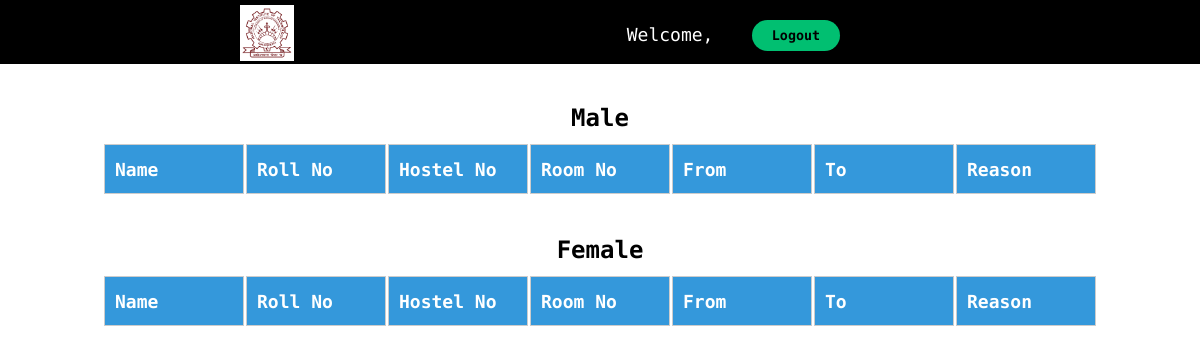
The page /admin/leaverequest.php on the database as committed earlier.
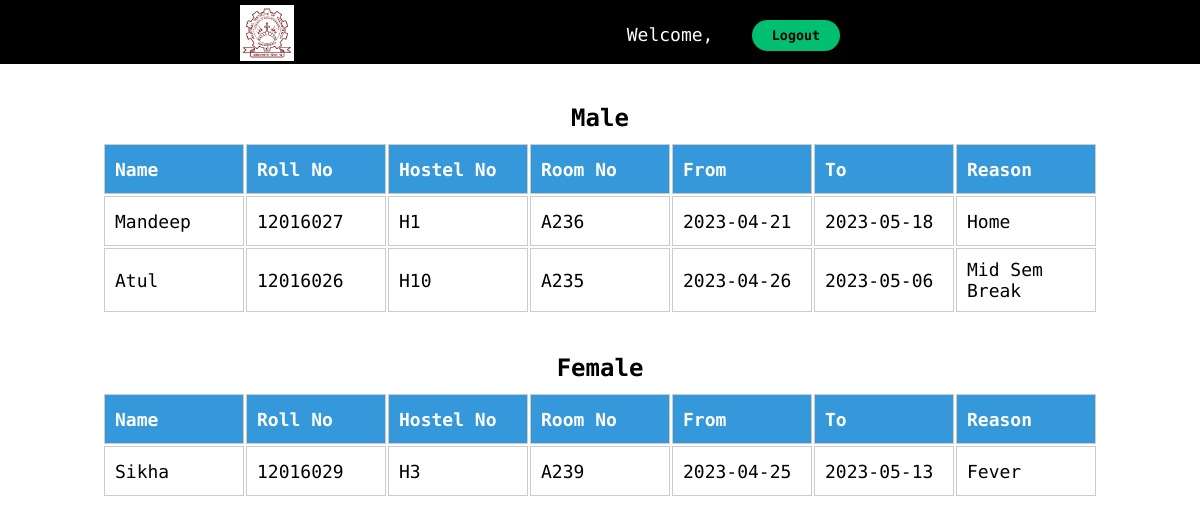
The same page on the database as committed later.
### tables this page shows
CREATE TABLE `leaverequest` (
  `student_id` int(11) NOT NULL,
  `student_name` varchar(255) NOT NULL,
  `student_roll` int(11) NOT NULL,
  `hostel_no` varchar(255) NOT NULL,
  `room_no` varchar(255) NOT NULL,
  `from_date` date NOT NULL,
  `to_date` date NOT NULL,
  `reason` text NOT NULL,
  `student_gender` varchar(255) NOT NULL
);

### admin/leaverequest.php (the view, shortened to what this page needs)
<?php
include '../partials/db_connect.php';
?>
<!DOCTYPE html>
<html lang="en">
<head>
    <link rel="stylesheet" href="../css/student.css">
    <link rel="stylesheet" href="../css/leaverequest.css">
</head>
<body>
    <div class="nav-content">
        <div class="wrapper">
            <div class="nav-align">
                <div class="nav-logo">
                    <a href=""><img src="../image/logo.png" alt="NIT kkr Logo" style="background-color:white;"></a>
                </div>
                <div class="nav-links">
                    <ul class="text-center">
                        <li style="color:white;">Welcome,</li>
                        <button class="btn-primary res-btn" style="margin-left:2vw; margin-top:2.5vh;"
                            onclick="change2()">Logout</button>
                    </ul>
                </div>
            </div>
        </div>
    </div>
    <h2 class="text-center">Male</h2>
    <table>
        <tr style="background-color:#3498db;">
            <th>Name</th>
            <th>Roll No</th>
            <th>Hostel No</th>
            <th>Room No</th>
            <th>From</th>
            <th>To</th>
            <th>Reason</th>
        </tr>
        <?php
        $sql = "SELECT * FROM leaverequest";
        $res = mysqli_query($conn, $sql);
        $count = mysqli_num_rows($res);
        if ($count > 0) {
            while ($rows = mysqli_fetch_assoc($res)) {
                $name = $rows['student_name'];
                $roll_no = $rows['student_roll'];
                $hostel_no = $rows['hostel_no'];
                $from = $rows['from_date'];
                $to = $rows['to_date'];
                $reason = $rows['reason'];
                $room_no = $rows['room_no'];
                $gender = $rows['student_gender'];
                if ($gender == "Male") {
                    $fromparts = explode('-', $from);
                    $toparts = explode('-', $to);
                    if ((date('Y') >= $fromparts[0] && date('Y') <= $toparts[0]) && (date('m') >= $fromparts[1] && date('m') <= $toparts[1]) ) {
                        ?>
                        <tr>
                            <td>
                                <?php echo $name ?>
                            </td>
                            <td>
                                <?php echo $roll_no ?>
                            </td>
                            <td>
                                <?php echo $hostel_no ?>
                            </td>
                            <td>
                                <?php echo $room_no ?>
                            </td>
                            <td>
                                <?php echo $from ?>
                            </td>
                            <td>
                                <?php echo $to ?>
                            </td>
                            <td>
                                <?php echo $reason ?>
                            </td>
                        </tr>
                        <?php
                    }
                }
            }
        }
        ?>
    </table>
    <h2 class="text-center">Female</h2>
    <table>
        <tr style="background-color:#3498db;">
            <th>Name</th>
            <th>Roll No</th>
            <th>Hostel No</th>
            <th>Room No</th>
            <th>From</th>
            <th>To</th>
            <th>Reason</th>
        </tr>
        <?php
        $sql = "SELECT * FROM leaverequest";
        $res = mysqli_query($conn, $sql);
        $count = mysqli_num_rows($res);
        if ($count > 0) {
            while ($rows = mysqli_fetch_assoc($res)) {
                $name = $rows['student_name'];
                $roll_no = $rows['student_roll'];
                $hostel_no = $rows['hostel_no'];
                $from = $rows['from_date'];
                $to = $rows['to_date'];
                $reason = $rows['reason'];
                $room_no = $rows['room_no'];
                $gender = $rows['student_gender'];
                if ($gender == "Female") {
                    $fromparts = explode('-', $from);
                    $toparts = explode('-', $to);
                    if ((date('Y') >= $fromparts[0] && date('Y') <= $toparts[0]) && (date('m') >= $fromparts[1] && date('m') <= $toparts[1])) {
                        ?>
                        <tr>
                            <td>
                                <?php echo $name ?>
                            </td>
                            <td>
                                <?php echo $roll_no ?>
                            </td>
                            <td>
                                <?php echo $hostel_no ?>
                            </td>
                            <td>
                                <?php echo $room_no ?>
                            </td>
                            <td>
                                <?php echo $from ?>
                            </td>
                            <td>
                                <?php echo $to ?>
                            </td>
                            <td>
                                <?php echo $reason ?>
                            </td>
                        </tr>
                        <?php
                    }
                }
            }
        }
        ?>
    </table>
</body>

### css/student.css (style rules this page uses)
* { padding: 0; margin: 0; box-sizing: border-box; font-family: "Encode Sans Expanded", sans-serif; }
body { height: 100vh; width: 100vw; overflow-x: hidden !important; }
.wrapper { width: 80%; margin: 0 auto; }
.text-center { text-align: center; }
.btn-primary { padding: 8px 20px; border-radius: 25px; background-color: #01bf71; border: none; font-weight: bold; }
.nav-content { min-height: 8vh; background-color: black; }
.nav-align { background-color: black; max-height: 8vh; display: flex; justify-content: space-between; gap: 20px; margin-left: 10vw; margin-right: 20vw; }
.nav-logo a img { height: 7vh; padding: 2px; margin-top: 0.6vh; }
.nav-links ul { display: flex; gap: 0.6vw; font-size: large; text-decoration: none; }
.nav-links ul li { margin-top: 3vh; }
.nav-links ul li { list-style-type: none; }

### css/leaverequest.css (style rules this page uses)
* { padding: 0; margin: 0; box-sizing: border-box; font-family: "Encode Sans Expanded", sans-serif; }
body { height: 100vh; width: 100vw; }
h2 { padding-top: 40px; }
table { display: flex; justify-content: center; padding-top: 10px; }
th { width: 140px; height: 50px; background: #3498db; color: white; font-weight: bold; }
td, th { width: 140px; height: 50px; padding: 10px; border: 1px solid #ccc; text-align: left; font-size: 18px; }
::placeholder { color: #fff; }
a { text-decoration: none; }

Rows that differ between the two databases and show on the page:
added leaverequest: student_name "Mandeep", student_roll "12016027", hostel_no "H1", room_no "A236", from_date "2023-04-21", to_date "2023-05-18", reason "Home", shown under "Male"
added leaverequest: student_name "Atul", student_roll "12016026", hostel_no "H10", room_no "A235", from_date "2023-04-26", to_date "2023-05-06", reason "Mid Sem Break", shown under "Male"
added leaverequest: student_name "Sikha", student_roll "12016029", hostel_no "H3", room_no "A239", from_date "2023-04-25", to_date "2023-05-13", reason "Fever", shown under "Female"
